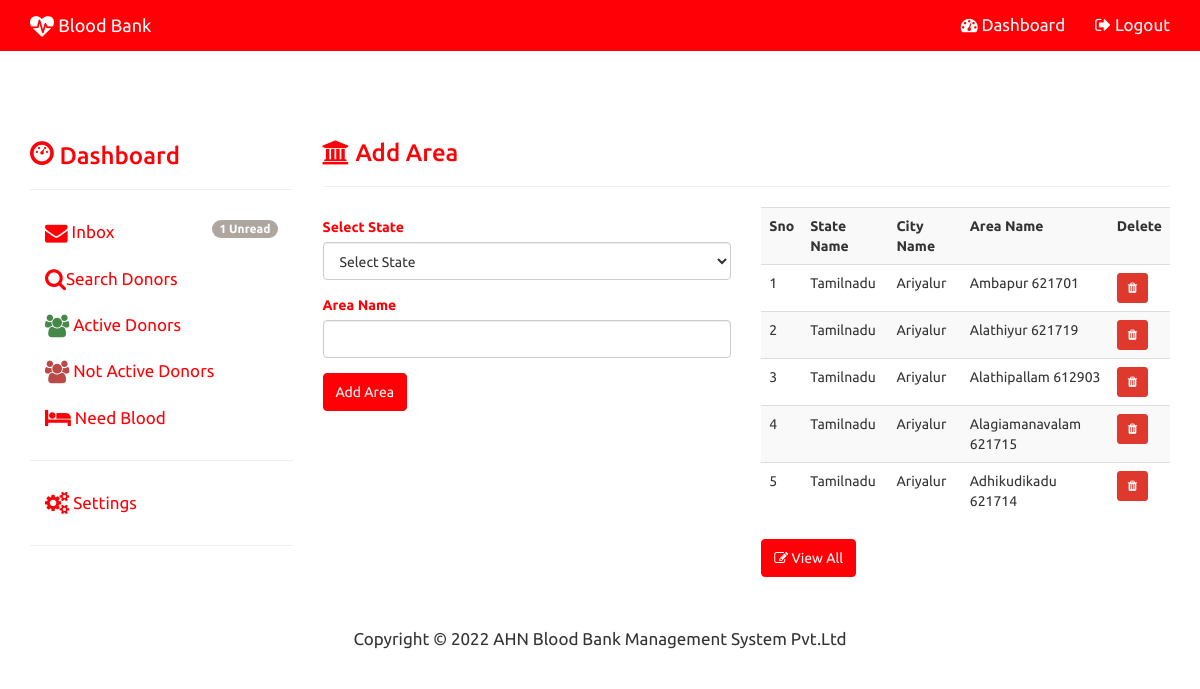
/admin_area.php (signed in), run on the app's committed database.
### tables this page shows
CREATE TABLE IF NOT EXISTS `area` (
  `AREA_ID` int(11) NOT NULL AUTO_INCREMENT,
  `CITY_ID` int(11) NOT NULL,
  `STATE_ID` int(11) NOT NULL,
  `AREA_NAME` varchar(150) NOT NULL,
  PRIMARY KEY (`AREA_ID`)
);

CREATE TABLE IF NOT EXISTS `state` (
  `STATE_ID` int(11) NOT NULL AUTO_INCREMENT,
  `STATE_NAME` varchar(150) NOT NULL,
  `COUNTRY_ID` int(11) NOT NULL,
  PRIMARY KEY (`STATE_ID`)
);

CREATE TABLE IF NOT EXISTS `city` (
  `CITY_ID` int(11) NOT NULL AUTO_INCREMENT,
  `STATE_ID` int(11) NOT NULL,
  `CITY_NAME` varchar(150) NOT NULL,
  PRIMARY KEY (`CITY_ID`)
);

### admin_area.php (the view, shortened to what this page needs)
<?php
include("config.php");
?>
<!DOCTYPE html>
<html lang="en">
	<head>
			<?php include("admin_head.php");?>
	</head>
	<body>
<?php include("admin_topnav.php"); ?>
<div class="container"  style='margin-top:70px' >
	<div class="row">
		<div class="col-sm-3">
			<?php include("admin_side_nav.php");?>
		</div>
		<div class="col-sm-9" >
			<h3 class='text-primary'><i class="fa fa-bank"></i> Add Area </h3><hr>
			<div class="row">
				<div class="col-md-6">
					<form role="form" action="admin_area.php" method="post">
					<div class="form-group text-primary">
							<label for="STATE">Select State</label>
							<select name="statename" id="STATE" required class="form-control">
								<option value="">Select State</option>
							</select>
						</div>
						  <div class="form-group text-primary">
							<label for="area">Area Name</label>
							<input id="area" required type="text" class="form-control" name="areaname">
						</div>
						<div class="form-group">
							<input type="submit" class="btn btn-primary" name='area_submit' value="Add Area">
						</div>
					</form>
				</div>
				<div class="col-md-6">
					<?php
						$sql="
Select state.STATE_NAME, city.CITY_NAME, area.AREA_NAME, area.AREA_ID
From area Inner Join
state On area.STATE_ID = state.STATE_ID Inner Join
city On area.CITY_ID = city.CITY_ID
ORDER BY AREA_ID desc LIMIT 0,5";
						$result=$con->query($sql);
						if($result->num_rows>0)
						{
								echo "<table class='table table-striped' >";
									echo "<tr>
											<th>Sno</th>
											<th>State Name</th>
											<th>City Name</th>
											<th>Area Name</th>
											<th>Delete</th>
										</tr>";
										$i=0;
										while($row=$result->fetch_assoc())
										{
											$i++;
											echo"<tr>";
												echo "<td>$i</td>";
												echo "<td>".$row["STATE_NAME"]."</td>";
												echo "<td>".$row["CITY_NAME"]."</td>";
												echo "<td>".$row["AREA_NAME"]."</td>";
												echo "<td><a href='admin_del_area.php?id=".$row["AREA_ID"]."' class='btn btn-danger btn-sm'><i class='fa fa-trash'></i></a></td>";
											echo"</tr>";
										}
								echo "</table>";
						}
					?>
					<a href='admin_view_area.php' class='btn btn-primary'><i class='fa fa-edit'></i> View All</a>
				</div>
			</div>
		</div>
	</div>
</div>
	 <?php include("admin_footer.php"); ?>
	</body>
</html>

### admin_head.php (shortened to what this page needs)
<link href="css/bootstrap.min.css" rel="stylesheet">
<link href="css/jquery-ui.css" rel="stylesheet">
<link href="css/modern-business.css" rel="stylesheet">
<link href="font-awesome/css/font-awesome.min.css" rel="stylesheet" type="text/css">

### admin_topnav.php (shortened to what this page needs)
<nav class="navbar navbar-default 	 navbar-fixed-top" role="navigation">
    <div class="container">
        <div class="navbar-header">
            <a class="navbar-brand" href="index.php"><i class="fa fa-heartbeat fa-lg"></i> Blood Bank</a>
        </div>
        <div class="collapse navbar-collapse" id="bs-example-navbar-collapse-1">
            <ul class="nav navbar-nav navbar-right">
  <li><a href="admin_inbox.php"><i class="fa fa-dashboard"></i> Dashboard</a></li>
                 <li><a href="admin_logout.php"><i class="fa fa-sign-out"></i> Logout</a></li>
            </ul>
        </div>
    </div>
</nav>

### admin_side_nav.php (shortened to what this page needs)
<?php
$sql="SELECT * FROM messages WHERE STATUS=1";
$result=$con->query($sql);
$n=$result->num_rows;
if($n!=0)
{
	$mes='<span class="badge pull-right">'.$n.' Unread</span>';
}
else
{
	$mes="";
}
?>
<h3 class="text-primary"><i class="glyphicon glyphicon-dashboard"></i> Dashboard</h3>
<hr>
<ul class="nav nav-stacked">
	<li><a href="admin_inbox.php"><i class="fa fa-envelope fa-lg"></i> Inbox <?php echo $mes;?></a></li>
	<li><a href="admin_donor.php"><i class="fa fa-search fa-lg"></i>Search Donors</a></li>
	<li><a href="admin_adonor.php"><i class="fa fa-users fa-lg text-success"></i> Active Donors</a></li>
	<li><a href="admin_ndonor.php"><i class="fa fa-users fa-lg text-danger"></i> Not Active Donors</a></li>
	<li><a href="admin_need_blood.php"><i class="fa fa-bed fa-lg"></i> Need Blood</a></li>
	<hr>
	<li><a href="#add" data-toggle="collapse" ><i class="fa fa-cogs fa-lg"></i> Settings</a></li>
</ul>
<hr>

### admin_footer.php (shortened to what this page needs)
<footer>
  <div class=" container-fluid">
    <div class="row">
      <div class="col-sm-12" >
		<p align="center">Copyright &copy; 2022 AHN Blood Bank Management System Pvt.Ltd</p>
      </div>
    </div>
  </div>
</footer>

### css/modern-business.css (style rules this page uses)
html, body { height: 100%; }
body { padding-top: 50px; }
footer { margin: 50px 0; }
p,li { font-size:17px; }
.navbar-default,.panel-heading,.btn-primary { background-color:#ff0006 !important; border-color:#ff0006 !important; }
.text-primary { color:#ff0006 !important; }
.nav-stacked a { color:#ff0006 !important; }

### data on the page
area: STATE_ID.STATE_NAME "Tamilnadu", CITY_ID.CITY_NAME "Ariyalur", AREA_NAME "Ambapur 621701"
area: STATE_ID.STATE_NAME "Tamilnadu", CITY_ID.CITY_NAME "Ariyalur", AREA_NAME "Alathiyur 621719"
area: STATE_ID.STATE_NAME "Tamilnadu", CITY_ID.CITY_NAME "Ariyalur", AREA_NAME "Alathipallam 612903"
area: STATE_ID.STATE_NAME "Tamilnadu", CITY_ID.CITY_NAME "Ariyalur", AREA_NAME "Alagiamanavalam 621715"
area: STATE_ID.STATE_NAME "Tamilnadu", CITY_ID.CITY_NAME "Ariyalur", AREA_NAME "Adhikudikadu 621714"

### other printed values
$n "1"
